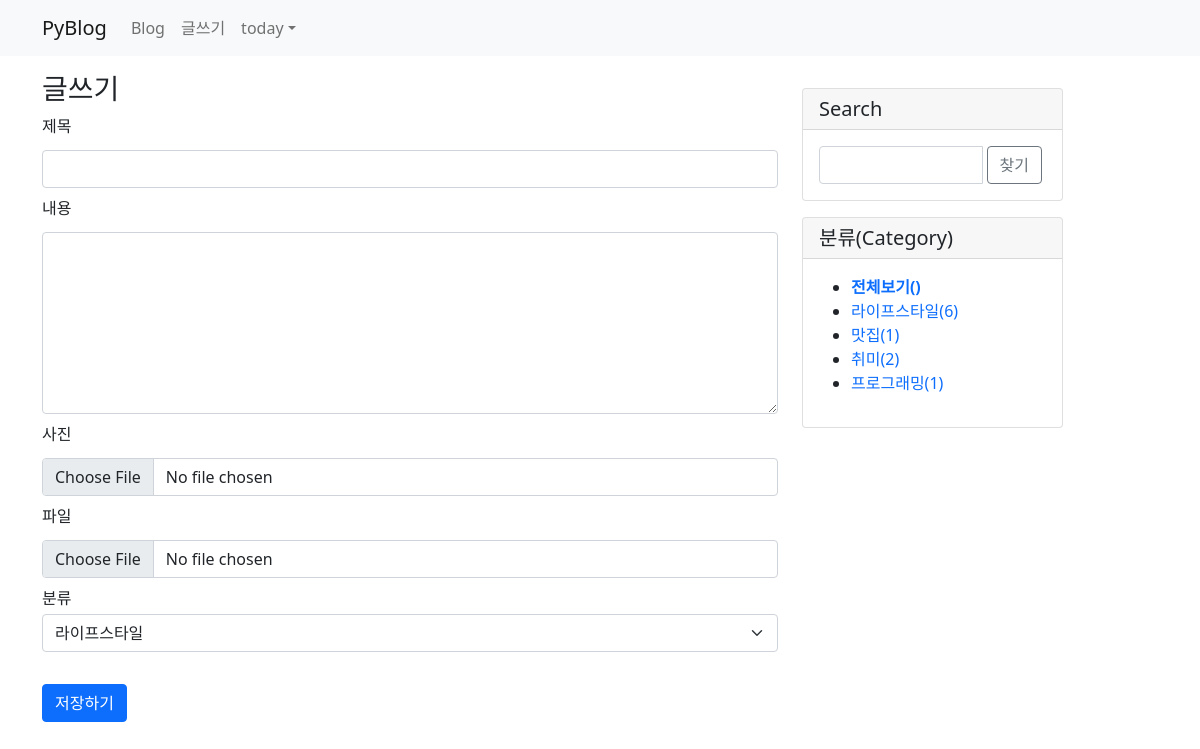
Page /blog/post/create/ (signed in) on the committed database.
### blog/models.py (models this page shows)
class Category(models.Model):
    name = models.CharField(max_length=50, unique=True)
    slug = models.SlugField(max_length=200, unique=True,
                allow_unicode=True)
    def __str__(self):
        return self.name
    def get_absolute_url(self):
        return reverse('blog:category_page', args=[self.slug])
    class Meta:
        ordering = ['name']  # 이름순 정렬
        verbose_name = 'category'
        verbose_name_plural = 'categories'

### blog/views.py (the view)
# urls.py: path('post/create/', views.post_create, name='post_create'),
@login_required(login_url='common:login')
def post_create(request):
    categories = Category.objects.all()  #전테 카테고리 가져옴
    if request.method == "POST":
        form = PostForm(request.POST, request.FILES) #(일반속성, 파일)
        if form.is_valid(): #유효하다면
            post = form.save(commit=False)
            post.pub_date = timezone.now()  # 현재 시간
            post.author = request.user  #로그인한 사람이 글쓴이임
            post.save()
            return redirect('blog:post_list')
    else:
        form = PostForm()  #비어있는 폼
    context = {'form': form, 'categories': categories}
    return render(request, 'blog/post_form.html', context)

### blog/forms.py
class PostForm(forms.ModelForm):
    class Meta:
        model = Post  #Post 객체 생성
        fields = ['title', 'content', 'photo', 'file', 'category']
        labels = {
            'title': '제목',
            'content': '내용',
            'photo': '사진',
            'file': '파일',
            'category': '분류'
        }

### templates/blog/post_form.html (shortened to what this page needs)
{% extends 'base.html' %}
{% block content %}
<h3>글쓰기</h3>
<form action="" method="post"
      enctype="multipart/form-data">
    <div class="form-group my-2">
          <label for="title" class="mb-1">제목</label>
          <input type="text" id="title" name="title"
                 class="form-control my-2"
                 value="{{ form.title.value|default_if_none:'' }}">
    </div>
    <div class="form-group my-2">
          <label for="content" class="mb-1">내용</label>
          <textarea name="content" id="content" rows="7"
                    class="form-control my-2">{{ form.content.value|default_if_none:'' }}</textarea>
    </div>
    <div class="form-group my-2">
          <label for="photo" class="mb-1">사진</label>
          <input type="file" id="photo" name="photo"
                 class="form-control my-2"
                 value="{{ form.photo.value|default_if_none:'' }}">
    </div>
    <div class="form-group my-2">
          <label for="file" class="mb-1">파일</label>
          <input type="file" id="file" name="file"
                 class="form-control my-2"
                 value="{{ form.file.value|default_if_none:'' }}">
    </div>
    <div class="form-group my-2">
          <label for="category" class="mb-1">분류</label>
          <select name="category" id="category" class="form-select">
              {% for category in categories %}
              <option value="{{ category.id }}">{{ category.name }}</option>
              {% endfor %}
          </select>
    </div>
    <button type="submit" class="btn btn-primary mt-4">저장하기</button>
</form>
{% endblock %}

### templates/base.html (shortened to what this page needs)
<!DOCTYPE html>
<html lang="en">
{% load static %}
<head>
    <link rel="stylesheet" href="{% static 'blog/css/bootstrap.css' %}">
    <link rel="stylesheet" href="{% static 'blog/css/style.css' %}">
</head>
<body>
{% include 'navbar.html' %}
<div class="container my-3">
    <div class="row">
        <div class="col-8">
            {% block content %}
            {% endblock %}
        </div>
        <div class="col-4 col-lg-3">
            <div class="card my-3">
                <h5 class="card-header">Search</h5>
                <div class="card-body">
                    <div class="input-group">
                        <input type="text" class="kw form-control"
                                value="{{ kw }}">
                        <div class="input-group-append mx-1">
                            <button type="button" id="btn_search"
                                class="btn btn-outline-secondary">찾기</button>
                        </div>
                    </div>
                </div>
            </div>
            <div class="card my-3">
                <h5 class="card-header">분류(Category)</h5>
                <div class="card-body">
                    <ul>
                        <li>
                            <a href="{% url 'blog:post_list' %}">
                                {% if not current_category %}
                                    <b>전체보기({{ total_post }})</b>
                                {% else %}
                                    전체보기({{ total_post }})
                                {% endif %}
                            </a>
                        </li>
                        {% for category in categories %}
                            {% if current_category.slug == category.slug %}
                            <li style="background: #ff0">
                                <a href="{{ category.get_absolute_url }}">
                                {{ category.name }}({{ category.post_set.count }})
                                </a>
                            </li>
                            {% else %}
                            <li>
                                <a href="{{ category.get_absolute_url }}">
                                {{ category.name }}({{ category.post_set.count }})
                                </a>
                            </li>
                            {% endif %}
                        {% endfor %}
                    </ul>
                </div>
            </div>
        </div>
    </div>
</div>
</body>
</html>

### templates/navbar.html (shortened to what this page needs)
{% load socialaccount %}
<nav class="navbar navbar-expand-lg navbar-light bg-light">
  <div class="container">
    <a class="navbar-brand" href="/">PyBlog</a>
    <div class="collapse navbar-collapse" id="navbarNavDropdown">
      <ul class="navbar-nav">
        <li class="nav-item">
          <a class="nav-link" href="{% url 'blog:post_list' %}">Blog</a>
        </li>
        <li class="nav-item">
          <a class="nav-link" href="{% url 'blog:post_create' %}">글쓰기</a>
        </li>
      </ul>
      <ul class="navbar-nav ml-auto">
        {% if user.is_authenticated %}
          <li class="nav-item dropdown">
            <a class="nav-link dropdown-toggle" href="#" id="navbarDropdownMenuLink"
               data-bs-toggle="dropdown">{{ user.username }}</a>
          </li>
        {% else %}
          <li class="nav-item">
            <a class="nav-link" href="#" data-bs-target="#loginModal"
               data-bs-toggle="modal">로그인</a>
          </li>
        {% endif %}
      </ul>
    </div>
  </div>
</nav>

### static/blog/css/style.css (style rules this page uses)
a { text-decoration: none; }

### rows in the picture
Category: name "라이프스타일", post_set.count "6"
Category: name "맛집", post_set.count "1"
Category: name "취미", post_set.count "2"
Category: name "프로그래밍", post_set.count "1"

### other values in the picture
{{ user.username }} "today"
form field category "라이프스타일"
